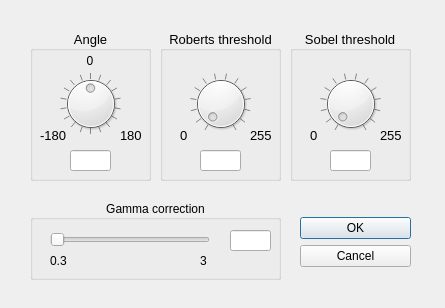
<?xml version="1.0" encoding="UTF-8"?>
<ui version="4.0">
 <class>RotationDialog</class>
 <widget class="QDialog" name="RotationDialog">
  <property name="geometry">
   <rect>
    <x>0</x>
    <y>0</y>
    <width>445</width>
    <height>308</height>
   </rect>
  </property>
  <property name="windowTitle">
   <string>Settings</string>
  </property>
  <property name="windowIcon">
   <iconset resource="images/rrr.qrc">
    <normaloff>:/rrr/build-Filters-Desktop_Qt_5_12_1_MSVC2017_32bit-Debug/images/settings.png</normaloff>:/rrr/build-Filters-Desktop_Qt_5_12_1_MSVC2017_32bit-Debug/images/settings.png</iconset>
  </property>
  <widget class="QDialogButtonBox" name="buttonBox">
   <property name="geometry">
    <rect>
     <x>300</x>
     <y>201</y>
     <width>111</width>
     <height>81</height>
    </rect>
   </property>
   <property name="orientation">
    <enum>Qt::Vertical</enum>
   </property>
   <property name="standardButtons">
    <set>QDialogButtonBox::Cancel|QDialogButtonBox::Ok</set>
   </property>
   <property name="centerButtons">
    <bool>true</bool>
   </property>
  </widget>
  <widget class="QGroupBox" name="AngleBox">
   <property name="geometry">
    <rect>
     <x>30</x>
     <y>30</y>
     <width>121</width>
     <height>151</height>
    </rect>
   </property>
   <property name="font">
    <font>
     <pointsize>10</pointsize>
    </font>
   </property>
   <property name="title">
    <string>Angle</string>
   </property>
   <property name="alignment">
    <set>Qt::AlignCenter</set>
   </property>
   <widget class="QLabel" name="label_3">
    <property name="geometry">
     <rect>
      <x>50</x>
      <y>20</y>
      <width>16</width>
      <height>21</height>
     </rect>
    </property>
    <property name="font">
     <font>
      <pointsize>9</pointsize>
     </font>
    </property>
    <property name="text">
     <string>  0</string>
    </property>
   </widget>
   <widget class="QDial" name="dial_angle">
    <property name="geometry">
     <rect>
      <x>30</x>
      <y>43</y>
      <width>61</width>
      <height>61</height>
     </rect>
    </property>
    <property name="minimum">
     <number>-180</number>
    </property>
    <property name="maximum">
     <number>180</number>
    </property>
    <property name="value">
     <number>0</number>
    </property>
    <property name="sliderPosition">
     <number>0</number>
    </property>
    <property name="orientation">
     <enum>Qt::Horizontal</enum>
    </property>
    <property name="invertedAppearance">
     <bool>false</bool>
    </property>
    <property name="invertedControls">
     <bool>false</bool>
    </property>
    <property name="wrapping">
     <bool>true</bool>
    </property>
    <property name="notchTarget">
     <double>20.000000000000000</double>
    </property>
    <property name="notchesVisible">
     <bool>true</bool>
    </property>
   </widget>
   <widget class="QLabel" name="label_2">
    <property name="geometry">
     <rect>
      <x>90</x>
      <y>90</y>
      <width>31</width>
      <height>31</height>
     </rect>
    </property>
    <property name="text">
     <string>180</string>
    </property>
   </widget>
   <widget class="QLabel" name="label">
    <property name="geometry">
     <rect>
      <x>10</x>
      <y>90</y>
      <width>31</width>
      <height>31</height>
     </rect>
    </property>
    <property name="text">
     <string>-180</string>
    </property>
   </widget>
   <widget class="QLineEdit" name="angle">
    <property name="geometry">
     <rect>
      <x>40</x>
      <y>120</y>
      <width>41</width>
      <height>21</height>
     </rect>
    </property>
   </widget>
  </widget>
  <widget class="QGroupBox" name="groupBox">
   <property name="geometry">
    <rect>
     <x>30</x>
     <y>200</y>
     <width>251</width>
     <height>80</height>
    </rect>
   </property>
   <property name="font">
    <font>
     <pointsize>9</pointsize>
    </font>
   </property>
   <property name="title">
    <string>Gamma correction</string>
   </property>
   <property name="alignment">
    <set>Qt::AlignCenter</set>
   </property>
   <widget class="QSlider" name="gammaSlider">
    <property name="geometry">
     <rect>
      <x>20</x>
      <y>30</y>
      <width>160</width>
      <height>19</height>
     </rect>
    </property>
    <property name="minimum">
     <number>30</number>
    </property>
    <property name="maximum">
     <number>300</number>
    </property>
    <property name="singleStep">
     <number>1</number>
    </property>
    <property name="pageStep">
     <number>5</number>
    </property>
    <property name="orientation">
     <enum>Qt::Horizontal</enum>
    </property>
   </widget>
   <widget class="QLineEdit" name="gamma">
    <property name="geometry">
     <rect>
      <x>200</x>
      <y>30</y>
      <width>41</width>
      <height>21</height>
     </rect>
    </property>
    <property name="maxLength">
     <number>5</number>
    </property>
   </widget>
   <widget class="QLabel" name="label_4">
    <property name="geometry">
     <rect>
      <x>20</x>
      <y>50</y>
      <width>31</width>
      <height>21</height>
     </rect>
    </property>
    <property name="text">
     <string>0.3</string>
    </property>
   </widget>
   <widget class="QLabel" name="label_9">
    <property name="geometry">
     <rect>
      <x>170</x>
      <y>50</y>
      <width>16</width>
      <height>21</height>
     </rect>
    </property>
    <property name="text">
     <string>3</string>
    </property>
   </widget>
  </widget>
  <widget class="QGroupBox" name="Robert_box">
   <property name="geometry">
    <rect>
     <x>160</x>
     <y>30</y>
     <width>121</width>
     <height>151</height>
    </rect>
   </property>
   <property name="font">
    <font>
     <pointsize>10</pointsize>
    </font>
   </property>
   <property name="title">
    <string>Roberts threshold</string>
   </property>
   <property name="alignment">
    <set>Qt::AlignCenter</set>
   </property>
   <widget class="QDial" name="dial_robert">
    <property name="geometry">
     <rect>
      <x>30</x>
      <y>43</y>
      <width>61</width>
      <height>61</height>
     </rect>
    </property>
    <property name="minimum">
     <number>0</number>
    </property>
    <property name="maximum">
     <number>255</number>
    </property>
    <property name="value">
     <number>0</number>
    </property>
    <property name="sliderPosition">
     <number>0</number>
    </property>
    <property name="orientation">
     <enum>Qt::Horizontal</enum>
    </property>
    <property name="invertedAppearance">
     <bool>false</bool>
    </property>
    <property name="invertedControls">
     <bool>false</bool>
    </property>
    <property name="wrapping">
     <bool>false</bool>
    </property>
    <property name="notchTarget">
     <double>20.000000000000000</double>
    </property>
    <property name="notchesVisible">
     <bool>true</bool>
    </property>
   </widget>
   <widget class="QLabel" name="label_5">
    <property name="geometry">
     <rect>
      <x>90</x>
      <y>90</y>
      <width>31</width>
      <height>31</height>
     </rect>
    </property>
    <property name="text">
     <string>255</string>
    </property>
   </widget>
   <widget class="QLabel" name="label_6">
    <property name="geometry">
     <rect>
      <x>20</x>
      <y>90</y>
      <width>31</width>
      <height>31</height>
     </rect>
    </property>
    <property name="text">
     <string>0</string>
    </property>
   </widget>
   <widget class="QLineEdit" name="robert">
    <property name="geometry">
     <rect>
      <x>40</x>
      <y>120</y>
      <width>41</width>
      <height>21</height>
     </rect>
    </property>
   </widget>
  </widget>
  <widget class="QGroupBox" name="Sobel_box">
   <property name="geometry">
    <rect>
     <x>290</x>
     <y>30</y>
     <width>121</width>
     <height>151</height>
    </rect>
   </property>
   <property name="font">
    <font>
     <pointsize>10</pointsize>
    </font>
   </property>
   <property name="title">
    <string>Sobel threshold</string>
   </property>
   <property name="alignment">
    <set>Qt::AlignCenter</set>
   </property>
   <property name="flat">
    <bool>false</bool>
   </property>
   <property name="checkable">
    <bool>false</bool>
   </property>
   <widget class="QDial" name="dial_sobel">
    <property name="geometry">
     <rect>
      <x>30</x>
      <y>43</y>
      <width>61</width>
      <height>61</height>
     </rect>
    </property>
    <property name="minimum">
     <number>0</number>
    </property>
    <property name="maximum">
     <number>255</number>
    </property>
    <property name="value">
     <number>0</number>
    </property>
    <property name="sliderPosition">
     <number>0</number>
    </property>
    <property name="orientation">
     <enum>Qt::Horizontal</enum>
    </property>
    <property name="invertedAppearance">
     <bool>false</bool>
    </property>
    <property name="invertedControls">
     <bool>false</bool>
    </property>
    <property name="wrapping">
     <bool>false</bool>
    </property>
    <property name="notchTarget">
     <double>20.000000000000000</double>
    </property>
    <property name="notchesVisible">
     <bool>true</bool>
    </property>
   </widget>
   <widget class="QLabel" name="label_7">
    <property name="geometry">
     <rect>
      <x>90</x>
      <y>90</y>
      <width>31</width>
      <height>31</height>
     </rect>
    </property>
    <property name="text">
     <string>255</string>
    </property>
   </widget>
   <widget class="QLabel" name="label_8">
    <property name="geometry">
     <rect>
      <x>20</x>
      <y>90</y>
      <width>31</width>
      <height>31</height>
     </rect>
    </property>
    <property name="text">
     <string>0</string>
    </property>
   </widget>
   <widget class="QLineEdit" name="sobel">
    <property name="geometry">
     <rect>
      <x>40</x>
      <y>120</y>
      <width>41</width>
      <height>21</height>
     </rect>
    </property>
   </widget>
  </widget>
 </widget>
 <resources>
  <include location="images/rrr.qrc"/>
 </resources>
 <connections>
  <connection>
   <sender>buttonBox</sender>
   <signal>accepted()</signal>
   <receiver>RotationDialog</receiver>
   <slot>accept()</slot>
   <hints>
    <hint type="sourcelabel">
     <x>248</x>
     <y>254</y>
    </hint>
    <hint type="destinationlabel">
     <x>157</x>
     <y>274</y>
    </hint>
   </hints>
  </connection>
  <connection>
   <sender>buttonBox</sender>
   <signal>rejected()</signal>
   <receiver>RotationDialog</receiver>
   <slot>reject()</slot>
   <hints>
    <hint type="sourcelabel">
     <x>316</x>
     <y>260</y>
    </hint>
    <hint type="destinationlabel">
     <x>286</x>
     <y>274</y>
    </hint>
   </hints>
  </connection>
 </connections>
</ui>
